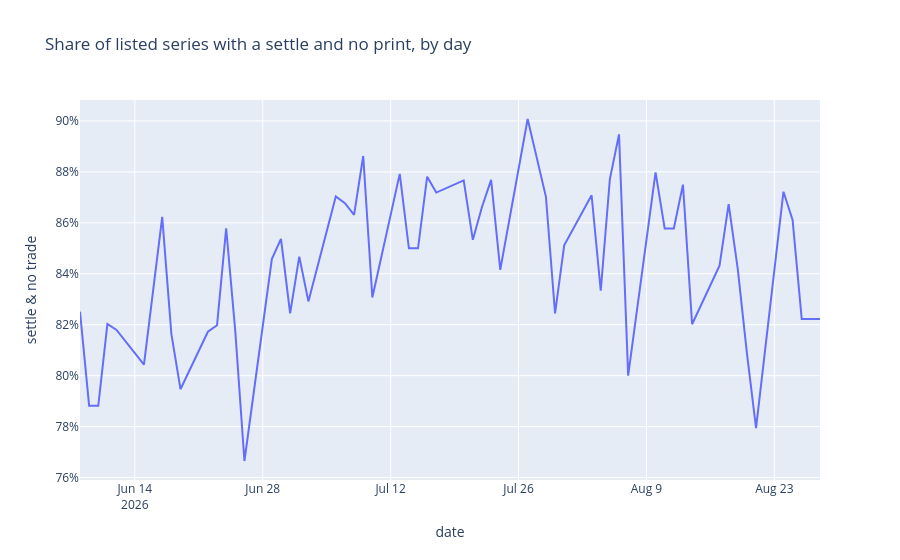

Notebook cell for this chart:
### Markdown cell above
## 4 · Sparsity through time

The teaching point in one line per day: settles exist on most listed series, prints on few.

### Code cell
by_date = (
    wide.assign(mark_no_print=wide["has_mark"] & ~wide["has_trade"])
    .groupby("date")
    .agg(
        series=("ric", "nunique"),
        pct_mark_no_print=("mark_no_print", "mean"),
        prints=("has_trade", "sum"),
    )
    .reset_index()
)
display(by_date.tail(10))
px.line(
    by_date,
    x="date",
    y="pct_mark_no_print",
    title="Share of listed series with a mark and no print, by day",
    labels={"pct_mark_no_print": "mark & no trade"},
).update_yaxes(tickformat=".0%")
